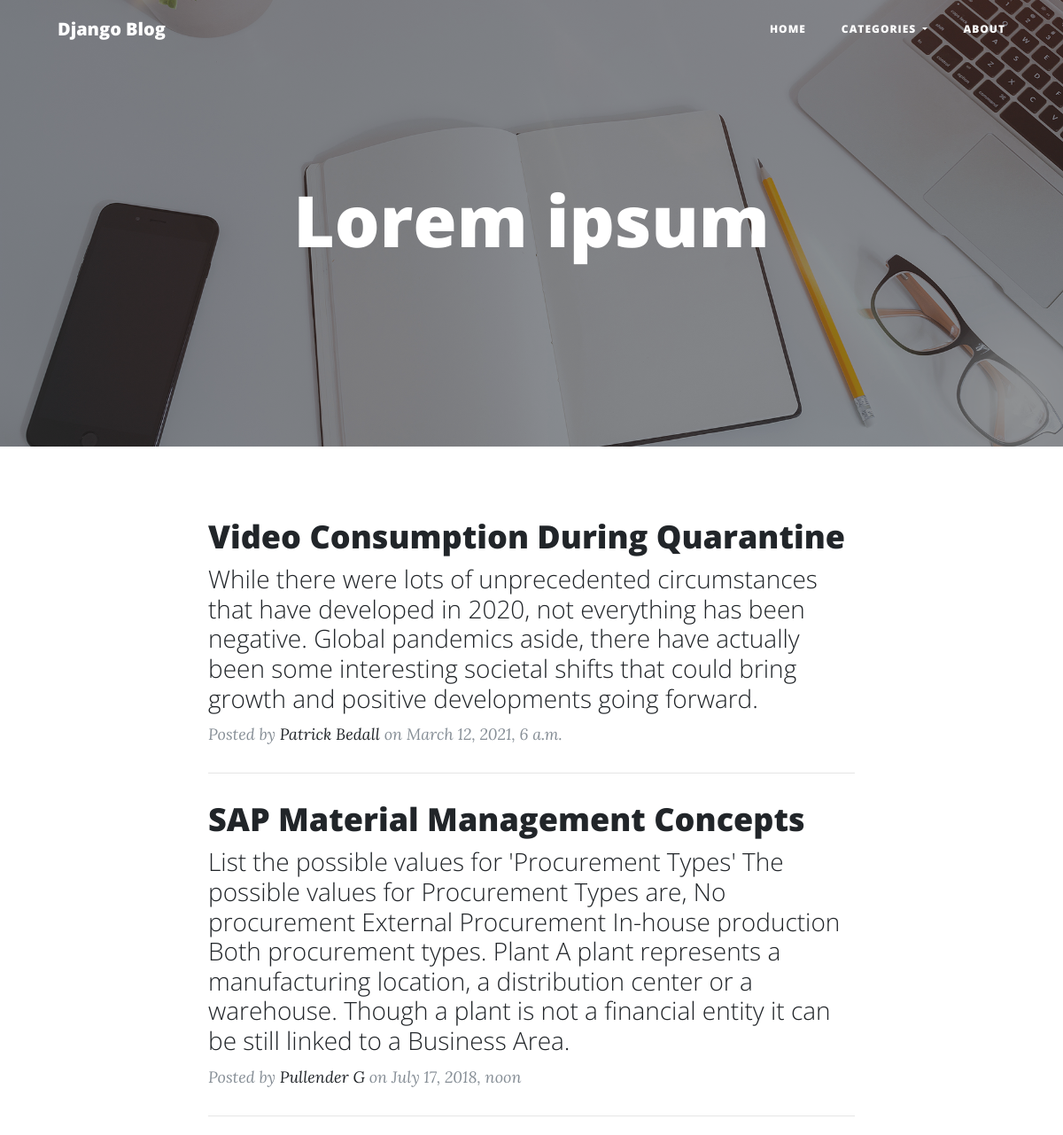
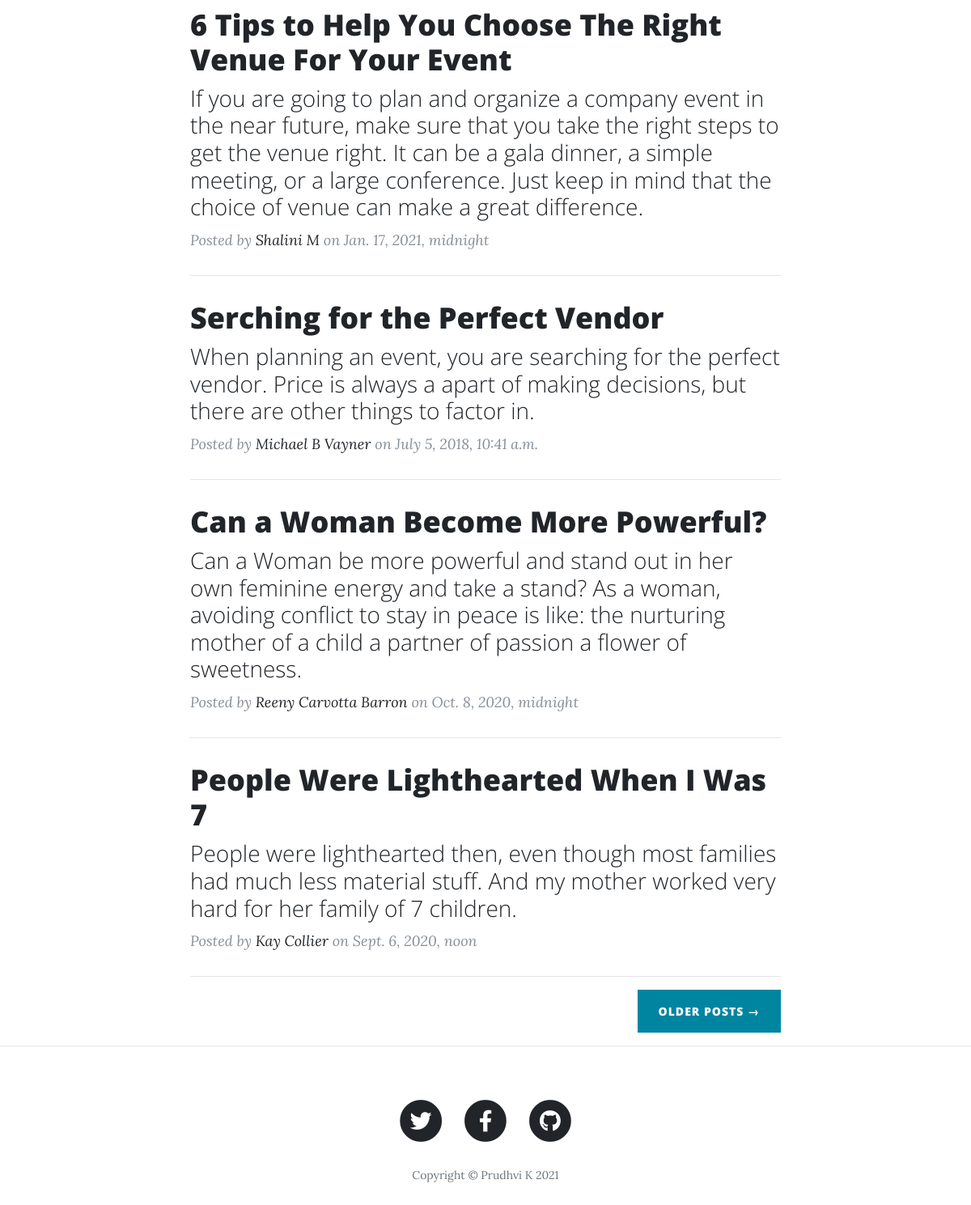
The page / on the database its author committed (2 pictures, top to bottom).
### blog/models.py (models this page shows)
class Post(models.Model):
    category = models.ForeignKey(Categorie, verbose_name="category",on_delete=models.CASCADE)
    title = models.CharField(max_length=255)
    sub_title = models.TextField()
    body    = models.TextField()
    author    = models.CharField(max_length=255)
    post_date    = models.DateTimeField()

### blog/views.py (the view)
# urls.py: path('',views.home,name='home'),
def home(request):
    post_list = Post.objects.all()
    page = request.GET.get('page', 1)
    paginator = Paginator(post_list, 6)
    try:
        posts = paginator.page(page)
    except PageNotAnInteger:
        posts = paginator.page(1)
    except EmptyPage:
        posts = paginator.page(paginator.num_pages)
    return render(request, 'blog/home.html', { 'posts': posts })

### blog/templates/blog/home.html (shortened to what this page needs)
{%extends 'base.html' %}
{%block content %}
<div class="container">
    <div class="row">
      <div class="col-lg-8 col-md-10 mx-auto">
        {%for post in posts%}
        <div class="post-preview">
          <a href="/{{post.id}}">
            <h2 class="post-title">
              {{post.title}}
            </h2>
            <h3 class="post-subtitle">
              {{post.sub_title}}
            </h3>
          </a>
          <p class="post-meta">Posted by
            <a href="#">{{post.author}}</a>
            on {{post.post_date}}</p>
        </div>
        <hr>
        {%endfor%}
        <div class="clearfix">
          {% if posts.has_next %}
          <a class="btn btn-primary float-right" href="?page={{ posts.next_page_number }}">Older Posts &rarr;</a>
          {%endif%}
        </div>
      </div>
    </div>
  </div>
  <hr>
  {%endblock%}

### templates/base.html (shortened to what this page needs)
{%load static %}
<!DOCTYPE html>
<html lang="en">
<head>
  <link href="{% static 'vendor/bootstrap/css/bootstrap.min.css' %}" rel="stylesheet">
  <link href="{% static 'vendor/fontawesome-free/css/all.min.css' %}" rel="stylesheet" type="text/css">
  <link href="{%static 'css/clean-blog.min.css' %}" rel="stylesheet">
</head>
<body>
  <nav class="navbar navbar-expand-lg navbar-light fixed-top" id="mainNav">
    <div class="container">
      <a class="navbar-brand" href="{% url 'home' %}">Django Blog</a>
      <div class="collapse navbar-collapse" id="navbarResponsive">
        <ul class="navbar-nav ml-auto">
          <li class="nav-item">
            <a class="nav-link" href="{% url 'home' %}">Home</a>
          </li>
          <li class="nav-item dropdown">
            <a class="nav-link dropdown-toggle" href="#" id="navbarDropdown" role="button" data-toggle="dropdown" aria-haspopup="true" aria-expanded="false">
              Categories
            </a>
          </li>
          <li class="nav-item">
            <a class="nav-link" href="{% url 'about' %}">About</a>
          </li>
        </ul>
      </div>
    </div>
  </nav>
  <header class="masthead" style="background-image: url('img/home-bg.jpg')">
    <div class="overlay"></div>
    <div class="container">
      <div class="row">
        <div class="col-lg-8 col-md-10 mx-auto">
          <div class="site-heading">
            <h1>Lorem ipsum</h1>
          </div>
        </div>
      </div>
    </div>
  </header>
 {%block content%}
 {%endblock%}
  <footer>
    <div class="container">
      <div class="row">
        <div class="col-lg-8 col-md-10 mx-auto">
          <ul class="list-inline text-center">
            <li class="list-inline-item">
              <a href="https://twitter.com/pr__hvi" target="_blank">
                <span class="fa-stack fa-lg">
                  <i class="fas fa-circle fa-stack-2x"></i>
                  <i class="fab fa-twitter fa-stack-1x fa-inverse"></i>
                </span>
              </a>
            </li>
            <li class="list-inline-item">
              <a href="https://www.facebook.com/prudhvi.kovagana/" target="_blank">
                <span class="fa-stack fa-lg">
                  <i class="fas fa-circle fa-stack-2x"></i>
                  <i class="fab fa-facebook-f fa-stack-1x fa-inverse"></i>
                </span>
              </a>
            </li>
            <li class="list-inline-item">
              <a href="https://github.com/prudhvikov" target="_blank">
                <span class="fa-stack fa-lg">
                  <i class="fas fa-circle fa-stack-2x"></i>
                  <i class="fab fa-github fa-stack-1x fa-inverse"></i>
                </span>
              </a>
            </li>
          </ul>
          <p class="copyright text-muted">Copyright &copy; Prudhvi K 2021</p>
        </div>
      </div>
    </div>
  </footer>
</body>
</html>

### rows shown on the page
Post: title "Video Consumption During Quarantine", sub_title "While there were lots of unprecedented circumstances that have developed in 2020, not everything has been negative. Global pandemics aside, there have actually been some interesting societal shifts that could bring growth and positive developments going forward.", author "Patrick Bedall", post_date "March 12, 2021, 6 a.m."
Post: title "SAP Material Management Concepts", sub_title "List the possible values for 'Procurement Types' The possible values for Procurement Types are, No procurement External Procurement In-house production Both procurement types. Plant A plant represents a manufacturing location, a distribution center or a warehouse. Though a plant is not a financial entity it can be still linked to a Business Area.", author "Pullender G", post_date "July 17, 2018, noon"
Post: title "6 Tips to Help You Choose The Right Venue For Your Event", sub_title "If you are going to plan and organize a company event in the near future, make sure that you take the right steps to get the venue right. It can be a gala dinner, a simple meeting, or a large conference. Just keep in mind that the choice of venue can make a great difference.", author "Shalini M", post_date "Jan. 17, 2021, midnight"
Post: title "Serching for the Perfect Vendor", sub_title "When planning an event, you are searching for the perfect vendor. Price is always a apart of making decisions, but there are other things to factor in.", author "Michael B Vayner", post_date "July 5, 2018, 10:41 a.m."
Post: title "Can a Woman Become More Powerful?", sub_title "Can a Woman be more powerful and stand out in her own feminine energy and take a stand? As a woman, avoiding conflict to stay in peace is like: the nurturing mother of a child a partner of passion a flower of sweetness.", author "Reeny Carvotta Barron", post_date "Oct. 8, 2020, midnight"
Post: title "People Were Lighthearted When I Was 7", sub_title "People were lighthearted then, even though most families had much less material stuff. And my mother worked very hard for her family of 7 children.", author "Kay Collier", post_date "Sept. 6, 2020, noon"
